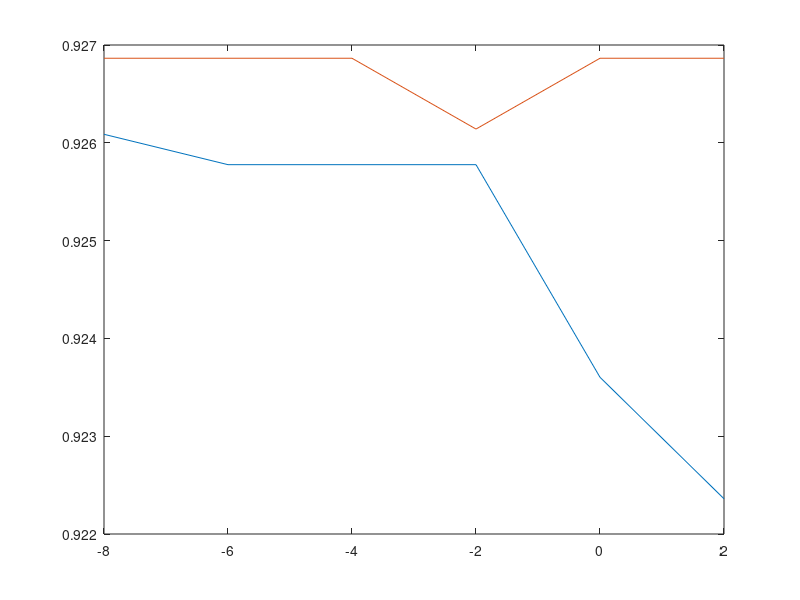

This figure's MATLAB source:
% printing option
more off;

% read files
D_tr = csvread('spambasetrain.csv'); 
D_ts = csvread('spambasetest.csv');  

% construct x and y for training and testing
X_tr = D_tr(:, 1:end-1);
y_tr = D_tr(:, end);
X_ts = D_ts(:, 1:end-1);
y_ts = D_ts(:, end);

% number of training / testing samples
n_tr = size(D_tr, 1);
n_ts = size(D_ts, 1);

% add 1 as a feature
X_tr = [ones(n_tr, 1) X_tr];
X_ts = [ones(n_ts, 1) X_ts];

% perform gradient descent :: logistic regression
n_vars = size(X_tr, 2);              % number of variables
lr = 1e-3;                           % learning rate
w = zeros(n_vars, 1);                % initialize parameter w
tolerance = 1e-2;                    % tolerance for stopping criteria

iter = 0;                            % iteration counter
max_iter = 1000;                     % maximum iteration
while true
    iter = iter + 1;                 % start iteration

    % calculate gradient
    grad = zeros(n_vars, 1);         % initialize gradient
    %for j=1:n_vars
        % grad(j) = ....             % compute the gradient with respect to w_j here
    %end,
    k = [-8,-6,-4,-2,0,2];
    lambda = 2.^k;
    grad = zeros(n_vars, 1);         % initialize gradient
    grad = X_tr.'*(y_tr - (exp(X_tr*w))./(1+ exp(X_tr*w)));
    grad = grad - (lambda.*w);
    % take step
    w_new = w + (lr*grad);              % take a step using the learning rate
    
    %printf('iter = %d, mean abs gradient = %0.3f\n', iter, mean(abs(grad)));
    fflush(stdout);

    % stopping criteria and perform update if not stopping
    if mean(abs(grad)) < tolerance
        w = w_new;
        break;
    else
        w = w_new;
    end

    if iter >= max_iter 
        break;
    end
end

% use w for prediction
pred_train = zeros(n_tr, 1);               % initialize prediction vector
pred_test = zeros(n_tr, 1);               

pred_train = (exp(X_tr*w)./(1+exp(X_tr*w))) >= 0.5;
pred_test = (exp(X_ts*w)./(1+exp(X_ts*w))) >= 0.5;

for i=1:y_tr
  accuracy_train = y_tr == pred_train;
  acctrain = sum(accuracy_train)/size(accuracy_train,1);
  
end

for i=1:y_ts
  accuracy_test = y_ts == pred_test;
  acctest = sum(accuracy_test)/size(accuracy_test,1);
end

printf('acctest = %f, acctrain = %f \n',acctest,acctrain);

plot(k,acctrain,k,acctest);